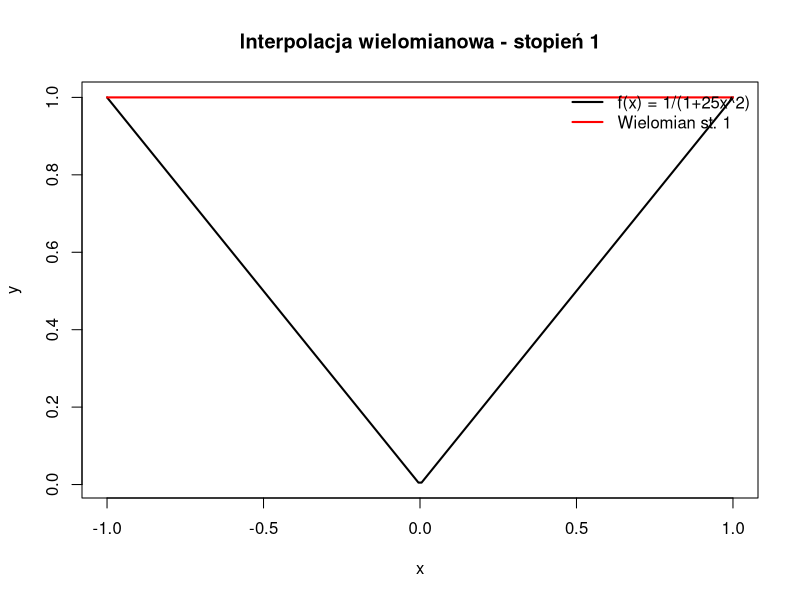
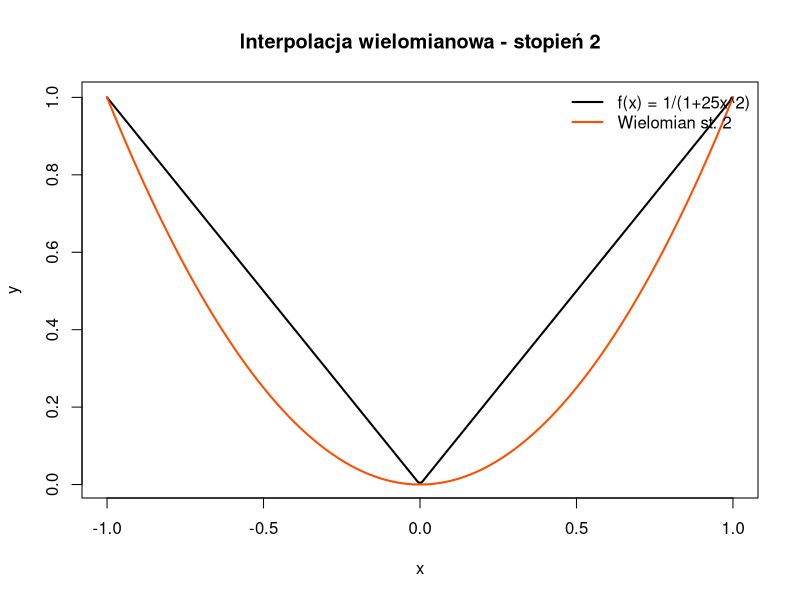
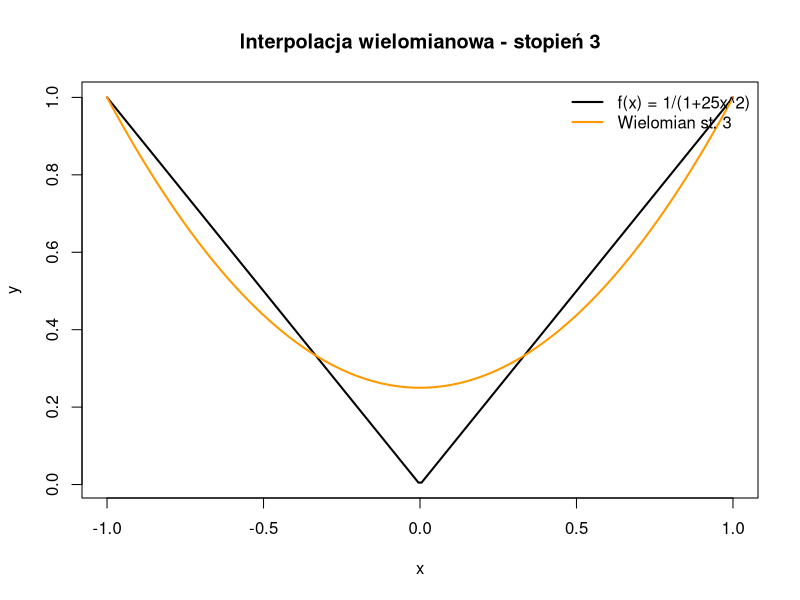
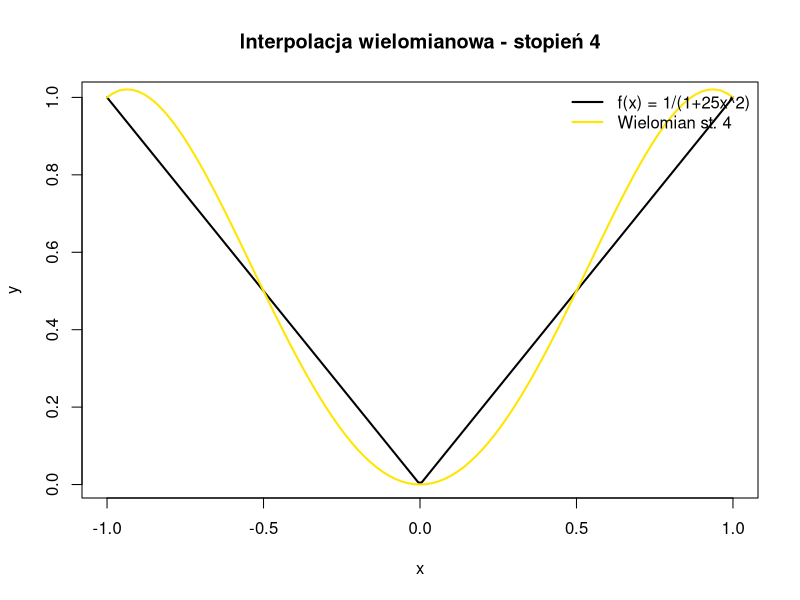
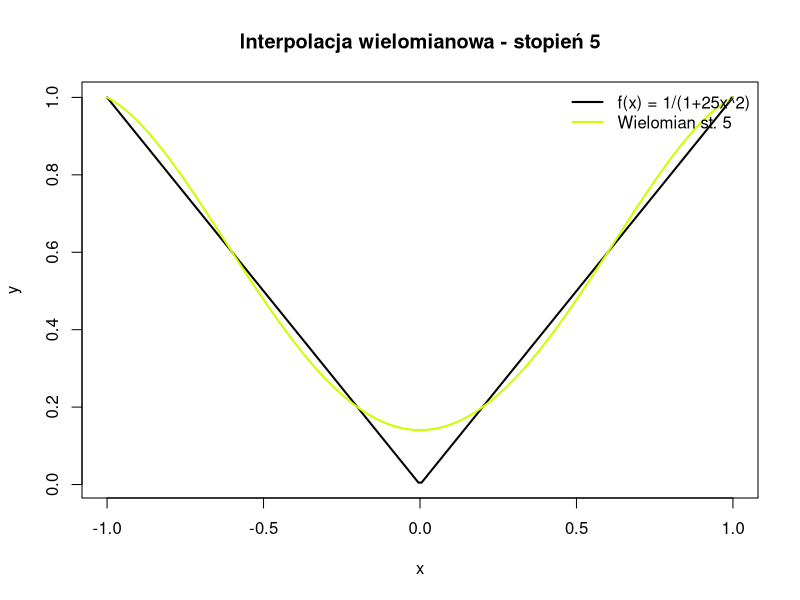
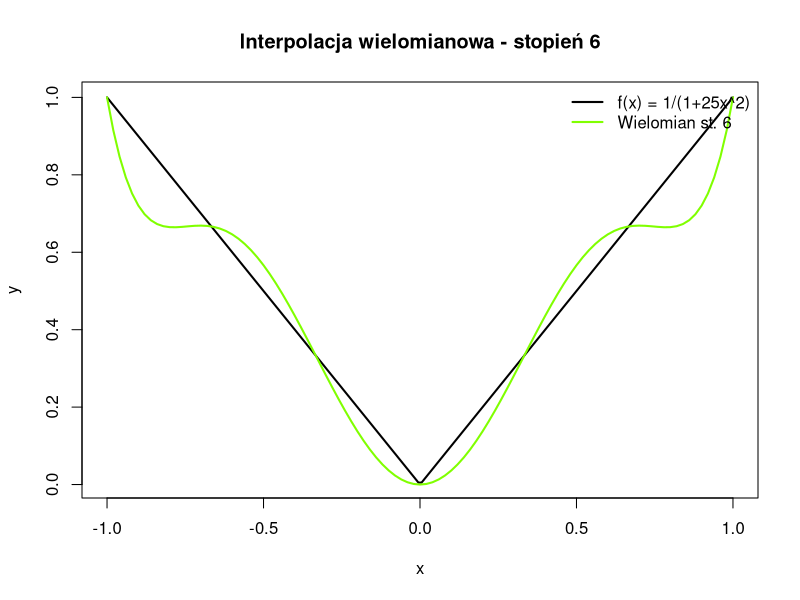
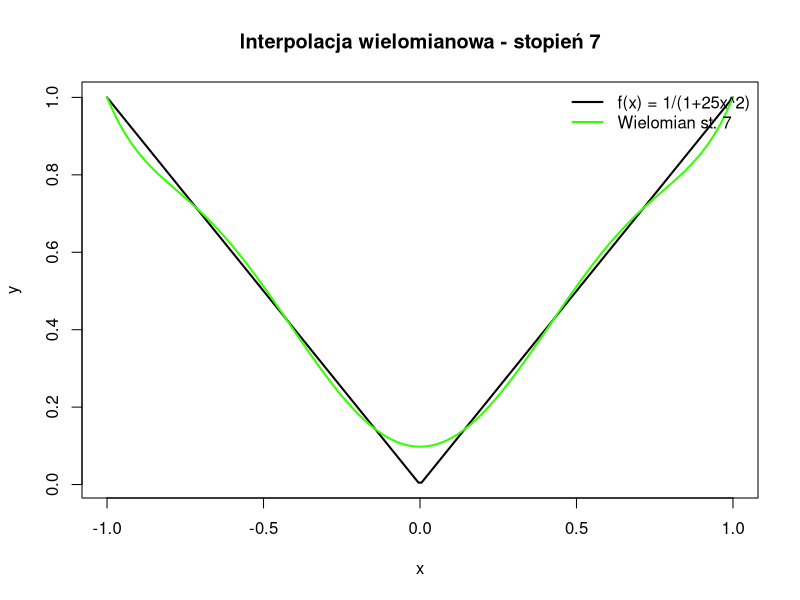
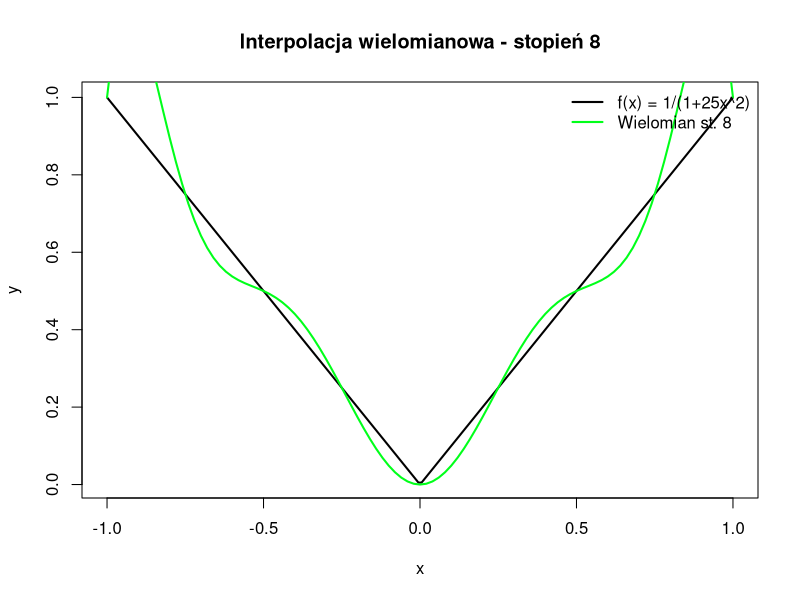

Write the R code that produced these figures, in order.
library(polynom)
set.seed(111)
f <- function(x) abs(x)
x_grid <- seq(from = -1, to = 1, length.out = 200)

pdf("wykresy_zadanie_3_2-lab.pdf", width = 8, height = 6)
kolory <- rainbow(20)
for (n in 1:20) {
  plot(x_grid, f(x_grid), col = "black", type = "l", lwd = 2, 
       main = paste("Interpolacja wielomianowa - stopień", n), 
       xlab = "x", ylab = "y")
  x<-seq(-1, 1, length.out = n + 1)
  y<-f(x)
  
  p<-poly.calc(x, y)
  p_f<-as.function(p)
  curve(p_f, from = -1, to = 1, add = TRUE, col = kolory[n], lwd = 2)
  legend("topright", legend = c("f(x) = 1/(1+25x^2)", paste("Wielomian st.", n)), 
         col = c("black", kolory[n]), lty = 1, lwd = 2, bty = "n")
}

dev.off()
print("Utworzono PDF")
